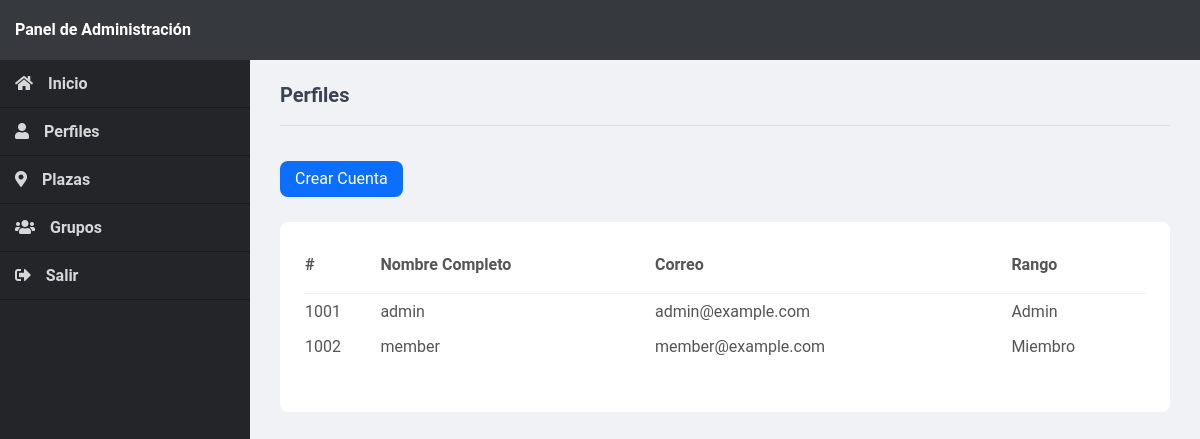
The page /admin/index.php (signed in) on the database its author committed.
### tables this page shows
CREATE TABLE IF NOT EXISTS `accounts` (
  `id` int(11) NOT NULL,
  `imgStatus_1` int(11) DEFAULT 1,
  `imgStatus_2` int(11) DEFAULT 1,
  `role` enum('Miembro','Admin','Ejecutivo','Supervisor') NOT NULL DEFAULT 'Miembro',
  `plaza_name` varchar(255) NOT NULL,
  `name` varchar(128) NOT NULL,
  `lastname` varchar(128) NOT NULL,
  `birthday` varchar(50) NOT NULL,
  `address` varchar(128) NOT NULL,
  `city` varchar(128) NOT NULL,
  `state` varchar(128) NOT NULL,
  `ine` varchar(128) NOT NULL,
  `phone` varchar(128) NOT NULL,
  `password` varchar(255) NOT NULL,
  `email` varchar(100) NOT NULL,
  `hire_date` varchar(50) NOT NULL DEFAULT current_timestamp(),
  `guar_imgStatus_1` int(11) DEFAULT 1,
  `guar_imgStatus_2` int(11) DEFAULT 1,
  `guar_name` varchar(128) NOT NULL,
  `guar_lastname` varchar(128) NOT NULL,
  `guar_phone` varchar(128) NOT NULL,
  `guar_address` varchar(128) NOT NULL,
  `guar_city` varchar(128) NOT NULL,
  `guar_state` varchar(128) NOT NULL,
  `guar_ine` varchar(128) NOT NULL,
  `activation_code` varchar(50) NOT NULL DEFAULT '',
  `rememberme` varchar(255) NOT NULL DEFAULT ''
);

### admin/index.php (the view, shortened to what this page needs)
<?php
include 'main.php';
$stmt = $con->prepare('SELECT id, name, lastname, password, email, activation_code, role FROM accounts');
$stmt->execute();
$stmt->store_result();
$stmt->bind_result($id, $name, $lastname, $password, $email, $activation_code, $role);
?>
<?=template_admin_header('Perfiles')?>
<h2>Perfiles</h2>
<div class="links">
    <a href="account.php">Crear Cuenta</a>
</div>
<div class="content-block">
    <div class="table">
        <table>
            <thead>
                <tr>
                    <td>#</td>
                    <td>Nombre Completo</td>
                    <td class="responsive-hidden">Correo</td>
                    <td class="responsive-hidden">Rango</td>
                </tr>
            </thead>
            <tbody>
                <?php if ($stmt->num_rows == 0): ?>
                <tr>
                    <td colspan="8" style="text-align:center;">No existe ninguna cuenta en la base de datos</td>
                </tr>
                <?php else: ?>
                <?php while ($stmt->fetch()): ?>
                <tr class="details" onclick="location.href='profile.php?id=<?=$id?>'">
                    <td><?=$id?></td>
                    <td><?=$name." ".$lastname?></td>
                    <td class="responsive-hidden"><?=$email?></td>
                    <td class="responsive-hidden"><?=$role?></td>
                </tr>
                <?php endwhile; ?>
                <?php endif; ?>
            </tbody>
        </table>
    </div>
</div>
<?=template_admin_footer()?>

### CSS/style.css (style rules this page uses)
* { padding: 0; margin: 0; box-sizing: border-box; font-family: "Roboto", sans-serif; }
body { background: #f0f2f5; overflow: hidden; }
table { margin-bottom: 2rem; }
html { height: 100%; }
body { position: relative; color: #555555; background-color: #f0f2f5; margin: 0; overflow: scroll; overflow-x: hidden; }
h1, h2, h3, h4, h5 { color: #394352; margin: 0; padding: 0; }
main h2 { font-size: 20px; padding-bottom: 20px; border-bottom: 1px solid #dbdbdd; }
main .content-block { background-color: #fff; margin-top: 25px; padding: 15px; line-height: 1.6; border-radius: 0.5rem; }
main .table { padding: 0 10px; }
main .table table { width: 100%; border-collapse: collapse; }
main .table table thead td { font-weight: 600; padding: 15px 0; }
main .table table thead tr { border-bottom: 1px solid #f0f0f1; }
main .table table tbody td { padding: 5px 0; }
main .table table .details { cursor: pointer; }
main .links { display: flex; flex-flow: wrap; padding-top: 20px; }
main .links a, .home .links a { display: inline-flex; text-decoration: none; border: none; border-radius: 0.5rem; cursor: pointer; color: #fff; background-color: #0b6efd; margin: 15px 5px 0 0; padding: 10px 15px; }

### rows shown on the page
accounts: id "1001", name "admin", email "admin@example.com", role "Admin"
accounts: id "1002", name "member", email "member@example.com", role "Miembro"
